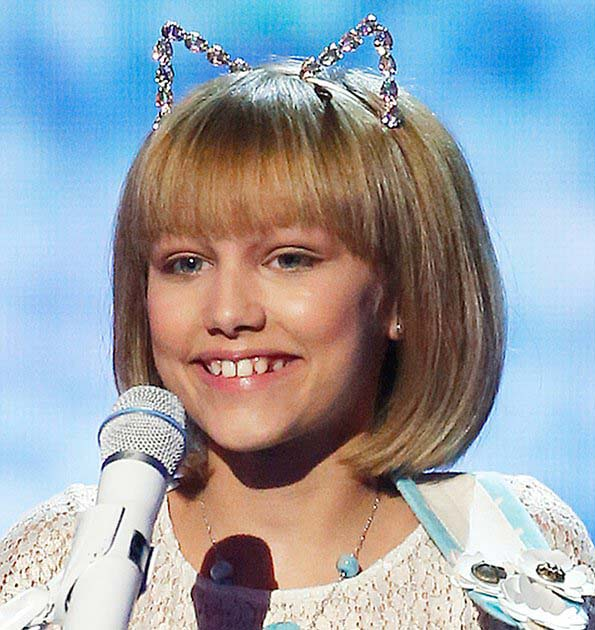
//> input picture Task 1/Poin 4/face.jpg, 595 x 630 px
$ ./main   (built with g++ and OpenCV 4)
//> lines starting //> are read from the running program, lines starting //| are printed output that depends on the picture; after the words box and inside, x2 and y2 are one past the last pixel; in counts of white or black regions, pixels touching at a corner belong together
#include "opencv2/objdetect/objdetect.hpp"
#include "opencv2/highgui/highgui.hpp"
#include "opencv2/imgproc/imgproc.hpp"

#include <iostream>
#include <stdio.h>

using namespace std;
using namespace cv;

/** Function Headers */
void detectAndDisplay( Mat frame );

/** Global variables */
String face_cascade_name = "haarcascade_frontalface_default.xml";
String eyes_cascade_name = "haarcascade_eye.xml";
CascadeClassifier face_cascade;
CascadeClassifier eyes_cascade;
String window_name = "Capture - Face detection";

int main()
{
    Mat frame = imread("face.jpg");
//> frame is the input picture: 630 rows x 595 cols, CV_8UC3; mean B, G, R 167.4, 160, 153.1

    //-- 1. Load the cascades
    if( !face_cascade.load( face_cascade_name ) ){ printf("--(!)Error loading face cascade\n"); return -1; };
    if( !eyes_cascade.load( eyes_cascade_name ) ){ printf("--(!)Error loading eyes cascade\n"); return -1; };

    //-- 2. Read the video stream
     if( frame.empty()){
        printf(" --(!) No captured frame -- Break!");
    }

    //-- 3. Apply the classifier to the frame
    detectAndDisplay( frame );

    waitKey();
    return 0;
}

void detectAndDisplay( Mat frame )
{
    std::vector<Rect> faces;
    Mat frame_gray;

    cvtColor( frame, frame_gray, COLOR_BGR2GRAY );
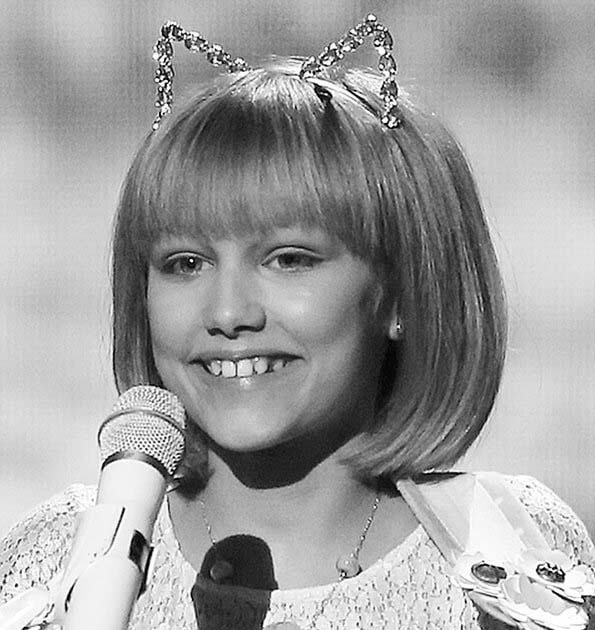
//> frame_gray: 630 rows x 595 cols, CV_8UC1; min 0, max 255, mean 158.7
    equalizeHist( frame_gray, frame_gray );
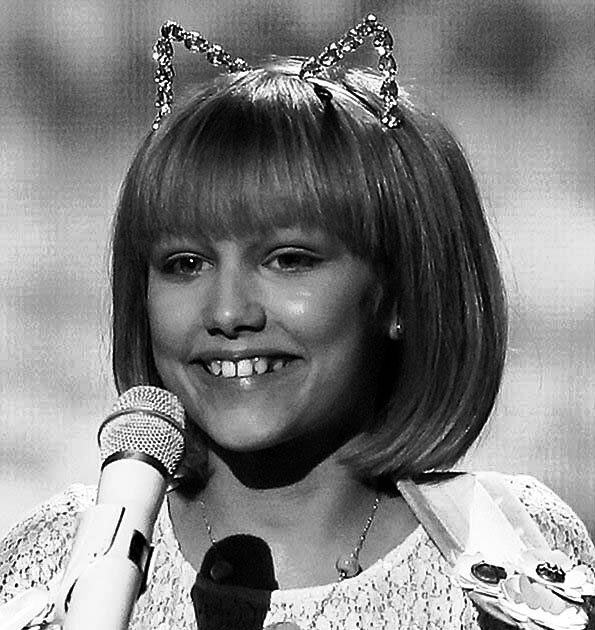
//> frame_gray: 630 rows x 595 cols, CV_8UC1; min 0, max 255, mean 128.2

    //-- Detect faces
    face_cascade.detectMultiScale( frame_gray, faces, 1.1, 2, 0|CASCADE_SCALE_IMAGE, Size(30, 30) );
//> faces = 1 Rect (x, y, width, height): [101, 157, 271, 271]

    for( size_t i = 0; i < faces.size(); i++ )
    {
        Point center( faces[i].x + faces[i].width/2, faces[i].y + faces[i].height/2 );
        ellipse( frame, center, Size( faces[i].width/2, faces[i].height/2), 0, 0, 360, Scalar( 255, 0, 255 ), 4, 8, 0 );

        Mat faceROI = frame_gray( faces[i] );
        std::vector<Rect> eyes;

        //-- In each face, detect eyes
        eyes_cascade.detectMultiScale( faceROI, eyes, 1.1, 2, 0 |CASCADE_SCALE_IMAGE, Size(30, 30) );

        for( size_t j = 0; j < eyes.size(); j++ )
        {
            Point eye_center( faces[i].x + eyes[j].x + eyes[j].width/2, faces[i].y + eyes[j].y + eyes[j].height/2 );
            int radius = cvRound( (eyes[j].width + eyes[j].height)*0.25 );
            circle( frame, eye_center, radius, Scalar( 255, 0, 0 ), 4, 8, 0 );
        }
    }
//> this loop made 1 pass
//> center on pass 1: Point(236, 292)
//> pass 1, in detectAndDisplay, `Mat faceROI = frame_gray( faces[i] );`:
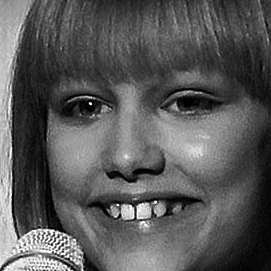
//> faceROI: 271 rows x 271 cols, CV_8UC1; min 0, max 255, mean 88.5
//> after the loop:
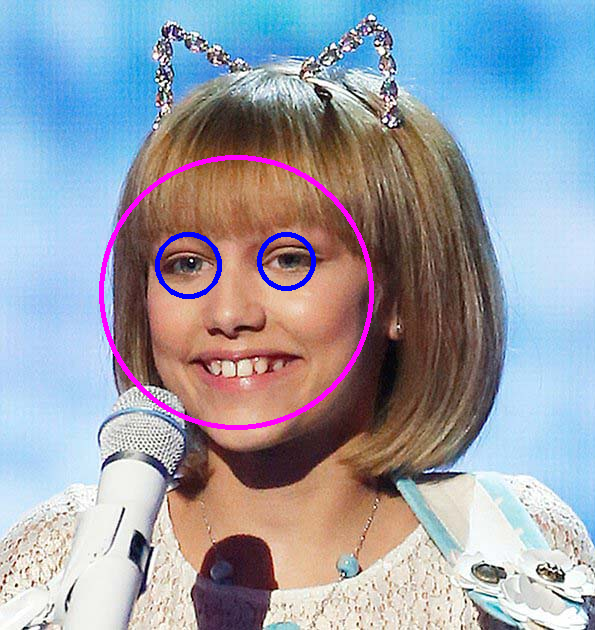
//> frame: 630 rows x 595 cols, CV_8UC3; 1.62% of pixels changed, all inside (x1, y1, x2, y2) = (99, 155, 374, 430)
    //-- Show what you got
    imshow( window_name, frame );
}

//original source was here : https://docs.opencv.org/3.0-beta/doc/tutorials/objdetect/cascade_classifier/cascade_classifier.html
